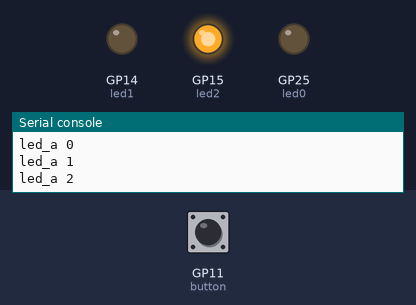
Simulated run of this program. Board: Raspberry Pi Pico running MicroPython. Parts: output pins drawn as LEDs (lit = HIGH), the last lines printed to the serial console. Dashed ring = blinking. The inputs (shaded band) are chosen by the test bench; at power-on: GP11 (button) HIGH.

Above: at 1.2 s.
1.3 s: GP11 (button) pulled LOW for 3.2 s
At 2.2 s:
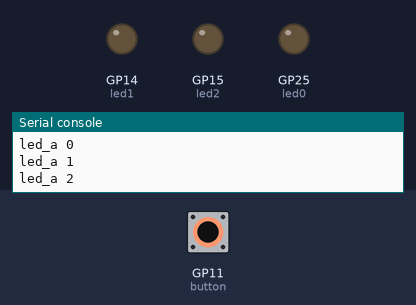
6.0 s: GP11 (button) pulled LOW for 0.6 s
At 8.1 s:
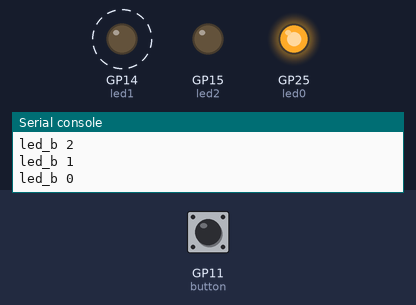
Timing chart, 0 to 15.0 s (numbered marks = the images above; inputs shaded):
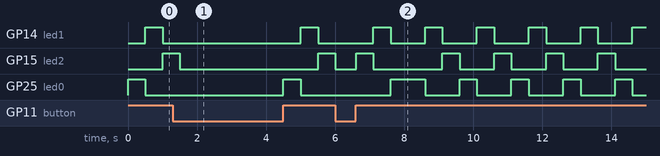

The program:

123blink.py
```python
#以掃描按鍵的方式控制LED旋轉方向
import machine
from time import sleep

button = machine.Pin(11, machine.Pin.IN, machine.Pin.PULL_UP)
led0 = machine.Pin(25, machine.Pin.OUT)
led1 = machine.Pin(14, machine.Pin.OUT)
led2 = machine.Pin(15, machine.Pin.OUT)
leds= [led0,led1,led2]
sw = False

def switch():
    global sw
    while (not button.value()):
        sleep(0.1)
    sw = not sw
    print(sw)

while True:
    if sw == False:
        for i in range (0,3):
            if button.value()==0:
                switch()
            print('led_a',i)
            leds[i].on()
            sleep(0.5)
            leds[i].off()
    else:
        for i in range (2,-1,-1):
            if button.value()==0:
                switch()
            print('led_b',i)
            leds[i].on()
            sleep(0.5)
            leds[i].off()
```

Measured:
- by itself, GP14 (led1): alternates HIGH for 0.50 s and LOW for 1.0 s
- by itself, GP25 (led0): repeats every 1.5 s: LOW 1.0 s, HIGH 0.50 s
